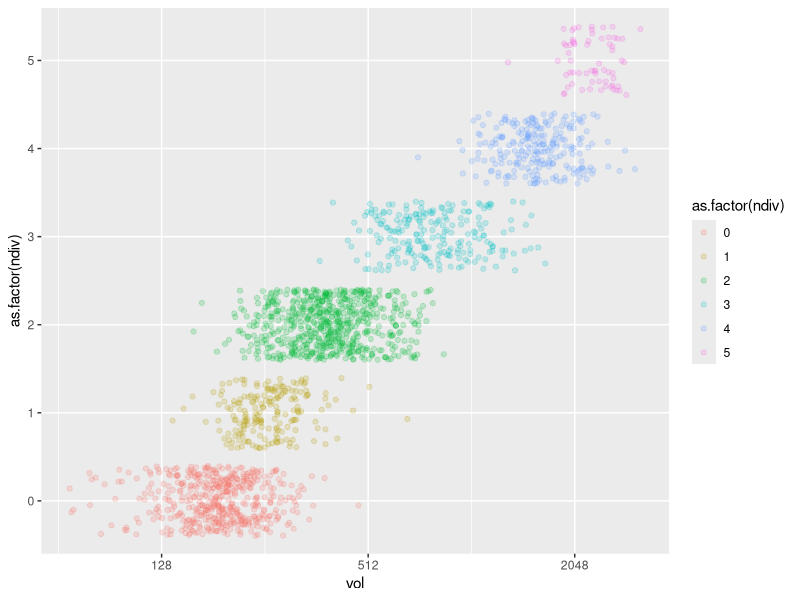
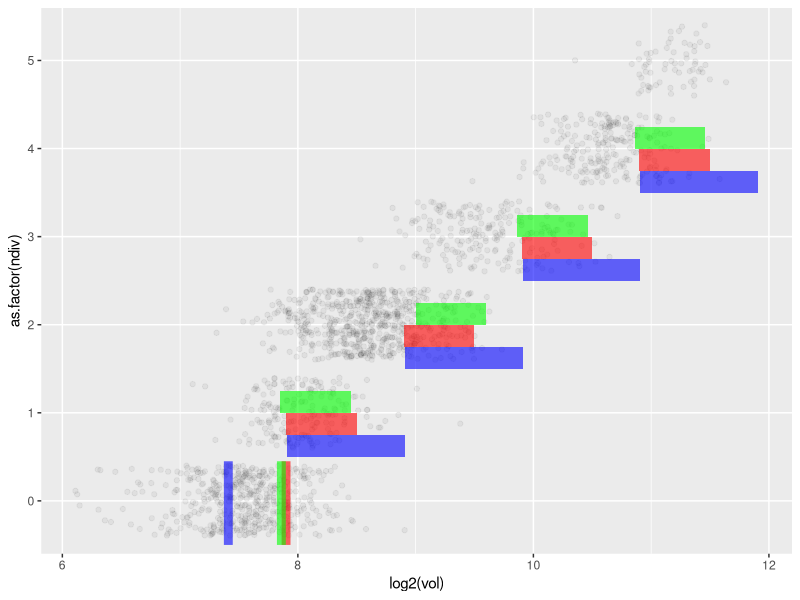
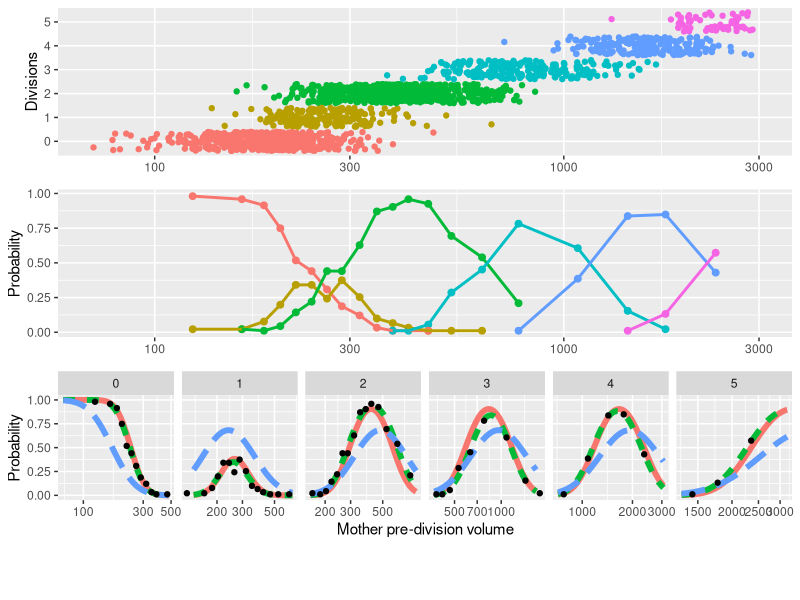
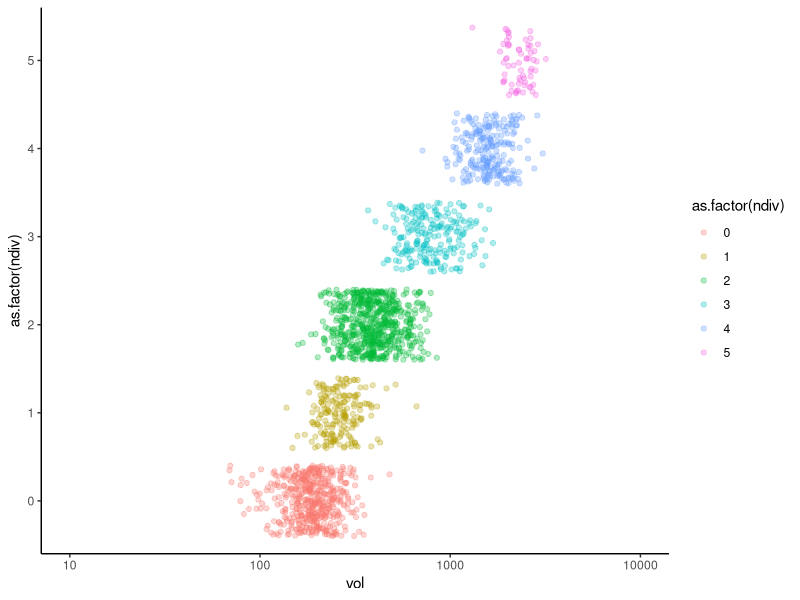
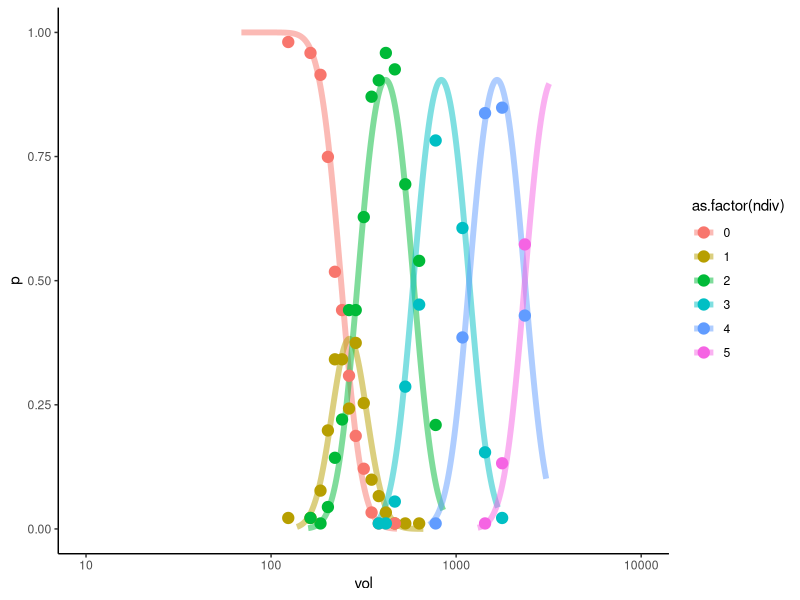
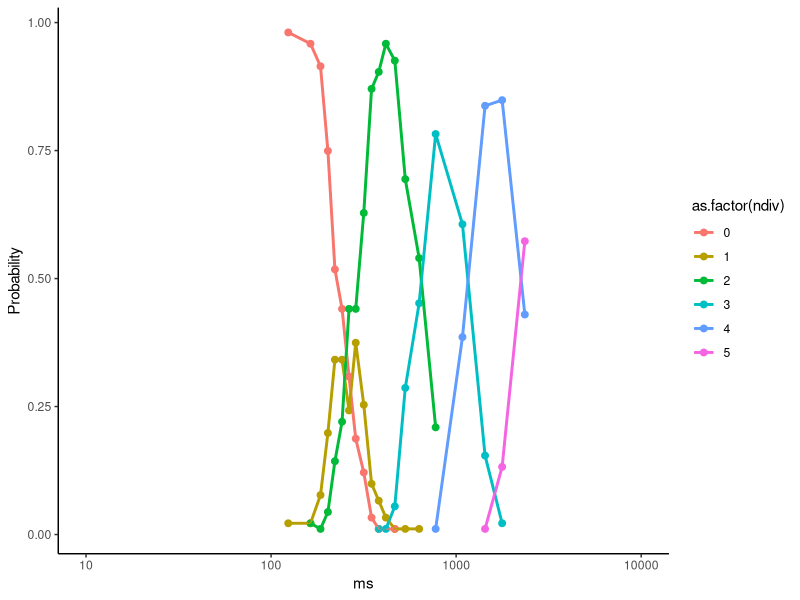
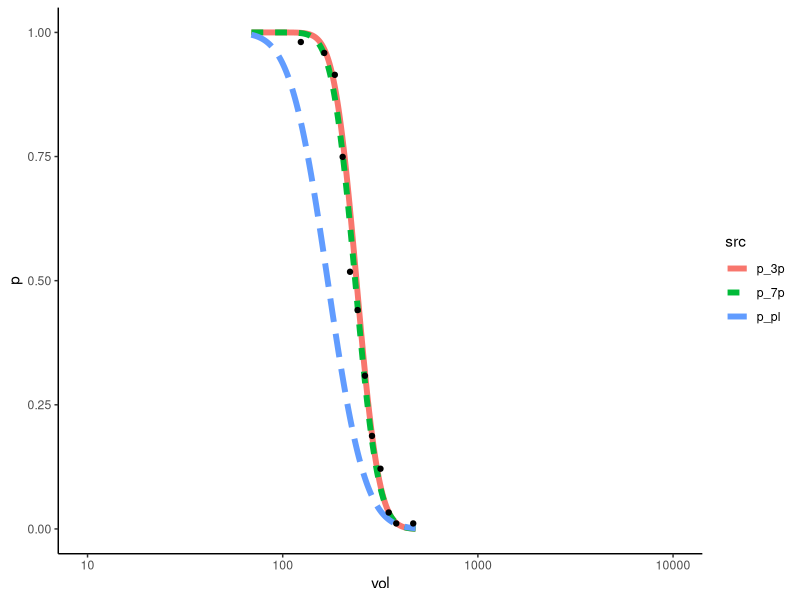
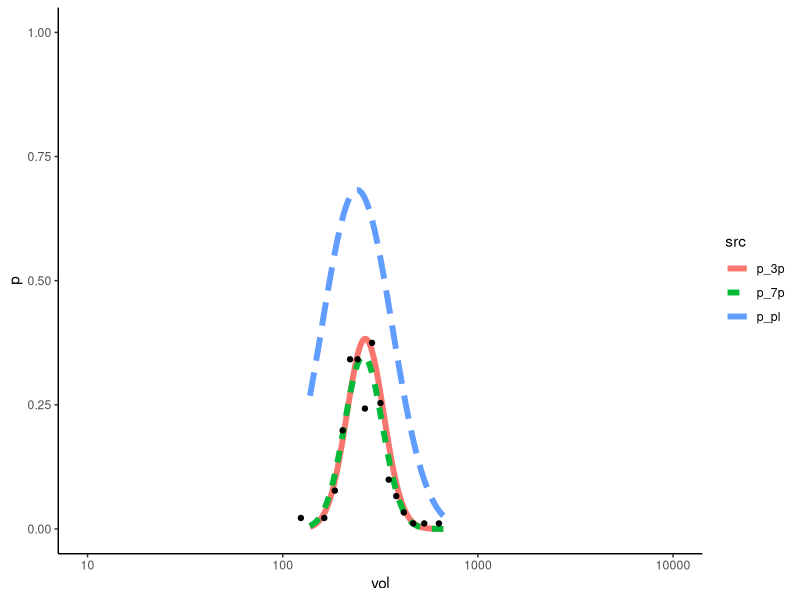

These charts were generated, in order, by the following R code:
## ---- chunk 1
library(readxl)
library(ggplot2)
library(magrittr)
library(tidyverse)
library(cowplot)
## ---- chunk 2
exp_data <- read_excel("exp_data.xlsx")
exp_data
## ---- chunk 3
ggplot(exp_data)+geom_jitter(aes(x=vol,y=as.factor(ndiv),color=as.factor(ndiv)),alpha=0.2)+scale_x_continuous(trans="log2")
## ---- chunk 4
ggplot(exp_data)+geom_jitter(aes(x=log2(vol),y=as.factor(ndiv)),alpha=0.05)+
  annotate("segment", x = log2(170),xend=log2(170), y = 0.5, yend = 1.45, alpha = .6,colour = "blue",size=3)+
  annotate("rect", xmin = log2(170)+1-0.5, xmax = log2(170)+1+0.5, ymin = 1.5, ymax = 1.75, alpha = .6,fill = "blue")+
  annotate("rect", xmin = log2(170)+2-0.5, xmax = log2(170)+2+0.5, ymin = 2.5, ymax = 2.75, alpha = .6,fill = "blue")+
  annotate("rect", xmin = log2(170)+3-0.5, xmax = log2(170)+3+0.5, ymin = 3.5, ymax = 3.75, alpha = .6,fill = "blue")+
  annotate("rect", xmin = log2(170)+4-0.5, xmax = log2(170)+4+0.5, ymin = 4.5, ymax = 4.75, alpha = .6,fill = "blue")+
  annotate("segment", x = log2(147)+0.7, xend = log2(147)+0.7, y = 0.5, yend = 1.45, alpha = .6,colour = "red",size=3)+
  annotate("rect", xmin = log2(147)+1-0.3, xmax = log2(147)+1+0.3, ymin = 1.75, ymax = 2, alpha = .6,fill = "red")+
  annotate("rect", xmin = log2(147)+2-0.3, xmax = log2(147)+2+0.3, ymin = 2.75, ymax = 3, alpha = .6,fill = "red")+
  annotate("rect", xmin = log2(147)+3-0.3, xmax = log2(147)+3+0.3, ymin = 3.75, ymax = 4, alpha = .6,fill = "red")+
  annotate("rect", xmin = log2(147)+4-0.3, xmax = log2(147)+4+0.3, ymin = 4.75, ymax = 5, alpha = .6,fill = "red")+
  annotate("segment", x = log2(143)+0.7, xend = log2(143)+0.7, y=0.5 , yend = 1.45, alpha = .6,colour = "green",size=3)+
  annotate("rect", xmin = log2(143)+0.99-0.3, xmax = log2(143)+0.99+0.3, ymin = 2, ymax = 2.25, alpha = .6,fill = "green")+
  annotate("rect", xmin = log2(143)+2.14-0.3, xmax = log2(143)+2.14+0.3, ymin = 3, ymax = 3.25, alpha = .6,fill = "green")+
  annotate("rect", xmin = log2(143)+3-0.3, xmax = log2(143)+3+0.3, ymin = 4, ymax = 4.25, alpha = .6,fill = "green")+
  annotate("rect", xmin = log2(143)+4-0.3, xmax = log2(143)+4+0.3, ymin = 5, ymax = 5.25, alpha = .6,fill = "green")
## ---- chunk 5
p_pl<-function(vl,nd,ss,sig){
  if(nd<=0){
    p<-pnorm(nd-log2(vl/ss),0,sig)
  }else{
    p<-pnorm(nd-log2(vl/ss),0,sig)-pnorm(nd-1-log2(vl/ss),0,sig)
  }
  if(is.nan(p)){
    return(-Inf)
  }else{
    if(p<=0){return(-Inf)}else{return(p)}
    
  }
}

pf_pl<-function(ss,sig){
  p<-mapply(p_pl,expmoddf$vol,expmoddf$ndiv,ss,sig)
  return(p)
}

p_fp<-function(...){
  x<-list(...)
  vl<-x[[1]]
  nd<-x[[2]]
  ss<-x[[3]]
  sig<-x[[4]]
  zf<-as.numeric(x[5:length(x)])
  
  z<-c(zf,seq(length(zf),nd+1))
  if(nd<=0){
    p<-pnorm(z[1]-log2(vl/ss),0,sig)
  }else{
    p<-pnorm(z[nd+1]-log2(vl/ss),0,sig)-pnorm(z[nd]-log2(vl/ss),0,sig)
  }
  if(is.nan(p)){
    return(-Inf)
  }else{
    if(p<=0){return(-Inf)}else{return(p)}
    
  }
}

pf_3p<-function(ss,sig,zf){
  p<-mapply(p_fp,expmoddf$vol,expmoddf$ndiv,ss,sig,zf[1])
  return(p)
}

pf_5p<-function(ss,sig,zf){
  p<-mapply(p_fp,expmoddf$vol,expmoddf$ndiv,ss,sig,zf[1],zf[2],zf[3])
  return(p)
}

pf_7p<-function(ss,sig,zf){
  p<-mapply(p_fp,expmoddf$vol,expmoddf$ndiv,ss,sig,zf[1],zf[2],zf[3],zf[4],zf[5])
  return(p)
}
## ---- chunk 6
ncat<-20
cat<-quantile(exp_data$vol,seq(0,1,length.out=ncat+1))
#scat<-scat[2:ncat-1]
#exp_data$scat<-cut(log2(exp_data$vol),breaks = c(min(log2(exp_data$vol)),scat,max(log2(exp_data$vol))))
exp_data$scat<-cut(exp_data$vol,breaks = cat, include.lowest=TRUE)

scatp<-exp_data%>%
  group_by(scat,ndiv)%>%
  mutate(pscat=n()/(nrow(exp_data)/ncat))%>%
  group_by(scat)%>%
  mutate(ms=mean(vol))
scatm<-scatp
scatp<-unique(scatp[,-1])

gpdata<-ggplot(exp_data,aes(x=vol,y=as.factor(ndiv),color=as.factor(ndiv)))+geom_jitter()+scale_x_log10(limits=c(70,3000))+ theme(axis.title.x = element_blank())+ylab("Divisions")
#gpscatm<-ggplot(scatm,aes(x=as.factor(round(ms,1)),y=as.factor(ndiv),color=as.factor(ndiv)))+geom_jitter() + theme(axis.title.x = element_blank())+ylab("Divisions")
gpdens<-ggplot(scatp,aes(x=ms,y=pscat,color=as.factor(ndiv)))+geom_point(size=2)+geom_line(size=1)+scale_x_log10(limits=c(70,3000)) + theme(axis.title.x = element_blank())+ylab("Probability")


rngvoldf<-exp_data%>%
  group_by(ndiv)%>%
  summarise(min_vol=min(vol),max_vol=max(vol))

expmod<-data.frame(vol=seq(rngvoldf[[1,"min_vol"]],rngvoldf[[1,"max_vol"]]))
expmod$ndiv<-rngvoldf[[1,"ndiv"]]

expmoddf<-expmod

for (i in 2:6) {
  expmod<-data.frame(vol=seq(rngvoldf[[i,"min_vol"]],rngvoldf[[i,"max_vol"]]))
  expmod$ndiv<-rngvoldf[[i,"ndiv"]]
  expmoddf<-rbind(expmoddf,expmod)
}

expmoddf$p_pl<-pf_pl(170,0.5)
expmoddf$p_3p<-pf_3p(147,0.3,0.7)
expmoddf$p_7p<-pf_7p(141.78, 0.31, c(0.73,1.01,2.16,3.03,4))

expmoddf<-expmoddf%>%
  pivot_longer(-c("vol","ndiv"),names_to = "src",values_to = "p")

expmod<-scatp[,c("ms","ndiv","pscat")]
colnames(expmod)<-c("vol","ndiv","p")
expmod$src<-"exp"

expmoddf<-rbind(expmoddf,expmod)

gpexpmod<-ggplot(expmoddf%>%filter(!src=="exp"))+
  geom_line(aes(x=vol,y=p,color=src,linetype=src),size=2)+
  geom_point(data=expmoddf%>%filter(src=="exp"),aes(x=vol,y=p))+
  scale_x_log10()+
  facet_wrap(~ndiv,nrow=1,scales="free_x")+xlab("Mother pre-division volume")+ylab("Probability")

#grid.arrange(gpdata,gpscatm,gpdens,gpexpmod,
             #layout_matrix = rbind(c(1),c(2),c(3),c(4)))
pg<-plot_grid(gpdata+ theme(legend.position="none"),gpdens+ theme(legend.position="none"),gpexpmod+ theme(legend.position="none"),ncol=1,align = "v",axis = "rlbt")

lgndndiv <- get_legend(
  # create some space to the left of the legend
  gpdata+ 
    guides(color = guide_legend(nrow = 1)) +
    theme(legend.position = "bottom")
)

lgndmdl <- get_legend(
  # create some space to the left of the legend
  gpexpmod+ 
    guides(color = guide_legend(nrow = 1)) +
    theme(legend.position = "bottom")
)

lgnds<-plot_grid(lgndndiv,lgndmdl,nrow=1)

plot_grid(pg, lgnds, ncol = 1, rel_heights = c(1, .1))
## ---- chunk 7
gpdata<-ggplot(exp_data,aes(x=vol,y=as.factor(ndiv),color=as.factor(ndiv)))+
  geom_jitter(alpha=0.3)+
  scale_x_log10(limits=c(10,10000))+
  theme_classic()
gpdata
ggsave("wt_div_mth.png",width = 15,height = 3)
## ---- chunk 8
gpexpmod0<-ggplot(expmoddf%>%filter(src=="p_3p"))+
  geom_line(aes(x=vol,y=p,color=as.factor(ndiv)),size=2,alpha=0.5)+
  geom_point(data=expmoddf%>%filter(src=="exp"),aes(x=vol,y=p,color=as.factor(ndiv)),size=3.5)+
  scale_x_log10(limits=c(10,10000))+
  ylim(0,1)+
  theme_classic()
gpexpmod0
ggsave("wt_prob_mth.png",width = 15,height = 3)
## ---- chunk 9
gpdens<-gpdens<-ggplot(scatp,aes(x=ms,y=pscat,color=as.factor(ndiv)))+
  geom_point(size=2)+
  geom_line(size=1)+scale_x_log10(limits=c(10,10000))+
  ylab("Probability")+
  geom_point()+
  geom_line()+
  ylab("Probability")+
  theme_classic()
gpdens
ggsave("wt_prob_mth.png",width = 15,height = 3)
## ---- chunk 10
gpexpmod0<-ggplot(expmoddf%>%filter(!src=="exp",ndiv==0))+
  geom_line(aes(x=vol,y=p,color=src,linetype=src),size=2)+
  geom_point(data=expmoddf%>%filter(src=="exp",ndiv==0),aes(x=vol,y=p))+
  scale_x_log10(limits=c(10,10000))+
  ylim(0,1)+
  theme_classic()
gpexpmod0
ggsave("wt_prob_mth_div0.png",width = 15,height = 3)
## ---- chunk 11
expmoddf%>%
  filter(src=="p_3p",ndiv==0,p>=0.49)%>%
  arrange(p)
## ---- chunk 12
gpexpmod1<-ggplot(expmoddf%>%filter(!src=="exp",ndiv==1))+
  geom_line(aes(x=vol,y=p,color=src,linetype=src),size=2)+
  geom_point(data=expmoddf%>%filter(src=="exp",ndiv==1),aes(x=vol,y=p))+
  scale_x_log10(limits=c(10,10000))+
  ylim(0,1)+
  theme_classic()
gpexpmod1
ggsave("wt_prob_mth_div1.png",width = 15,height = 3)
## ---- chunk 13
gpexpmod2<-ggplot(expmoddf%>%filter(!src=="exp",ndiv==2))+
  geom_line(aes(x=vol,y=p,color=src,linetype=src),size=2)+
  geom_point(data=expmoddf%>%filter(src=="exp",ndiv==2),aes(x=vol,y=p))+
  scale_x_log10(limits=c(10,10000))+
  ylim(0,1)+
  theme_classic()
gpexpmod2
ggsave("wt_prob_mth_div2.png",width = 15,height = 3)
## ---- chunk 14
gpexpmod3<-ggplot(expmoddf%>%filter(!src=="exp",ndiv==3))+
  geom_line(aes(x=vol,y=p,color=src,linetype=src),size=2)+
  geom_point(data=expmoddf%>%filter(src=="exp",ndiv==3),aes(x=vol,y=p))+
  scale_x_log10(limits=c(10,10000))+
  ylim(0,1)+
  theme_classic()
gpexpmod3
ggsave("wt_prob_mth_div3.png",width = 15,height = 3)
## ---- chunk 15
gpexpmod4<-ggplot(expmoddf%>%filter(!src=="exp",ndiv==4))+
  geom_line(aes(x=vol,y=p,color=src,linetype=src),size=2)+
  geom_point(data=expmoddf%>%filter(src=="exp",ndiv==4),aes(x=vol,y=p))+
  scale_x_log10(limits=c(10,10000))+
  ylim(0,1)+
  theme_classic()
gpexpmod4
ggsave("wt_prob_mth_div4.png",width = 15,height = 3)
## ---- chunk 16
gpexpmod5<-ggplot(expmoddf%>%filter(!src=="exp",ndiv==5))+
  geom_line(aes(x=vol,y=p,color=src,linetype=src),size=2)+
  geom_point(data=expmoddf%>%filter(src=="exp",ndiv==5),aes(x=vol,y=p))+
  scale_x_log10(limits=c(10,10000))+
  ylim(0,1)+
  theme_classic()
gpexpmod5
ggsave("wt_prob_mth_div5.png",width = 15,height = 3)
## ---- chunk 17
ggplot(expmoddf%>%filter(src=="exp",ndiv==0),aes(x=vol,y=log(p)))+
  geom_point()+
  geom_smooth(method='lm', formula= y~x)+
  geom_smooth(method='lm', formula= y~I(-x^2), color = "red")+
  geom_smooth(method='lm', formula= y~I(-x^4), color = "black")
## ---- chunk 18
ggplot(expmoddf%>%filter(src=="exp",ndiv==0),aes(x=vol,y=log(p)))+
  geom_point()+
  geom_smooth(method='lm', formula= y~x)+
  geom_smooth(method='lm', formula= y~x+I(-x^2), color = "red")+
  geom_smooth(method='lm', formula= y~I(-x^4), color = "black")
